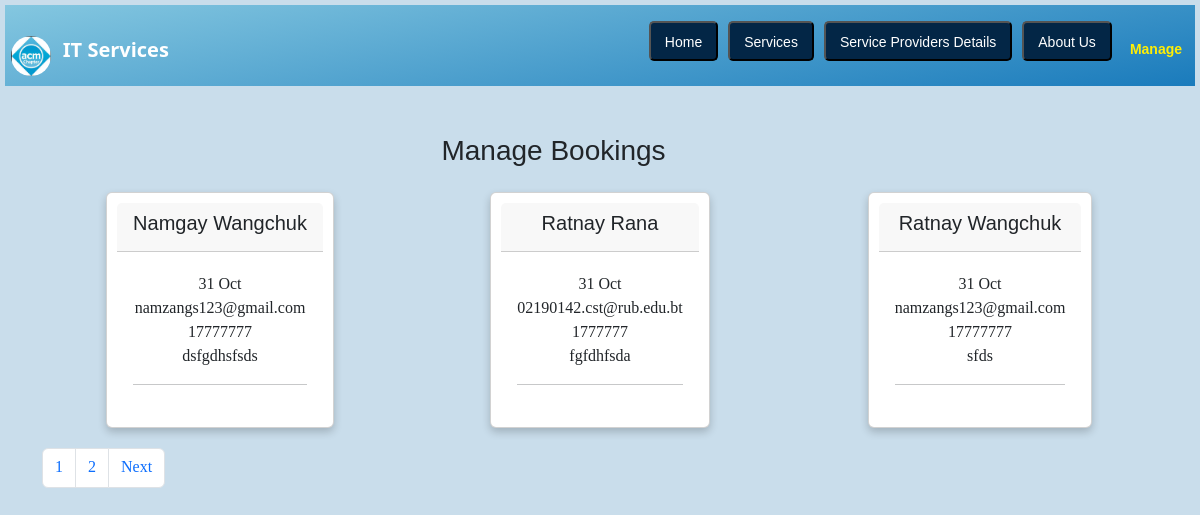
The app's page /manage-booking/ (signed in) with its own data.
### Rana/models.py (models this page shows, shortened)
class Booking(models.Model):
    first_name = models.CharField(max_length=50)
    last_name = models.CharField(max_length=50)
    email = models.CharField(max_length=50)
    phone = models.CharField(max_length=50)
    request = models.TextField(blank=True)
    sent_date = models.DateField(auto_now_add=True)
    accepted = models.BooleanField(default=False)
    accepted_date = models.DateField(auto_now_add=False, null=True, blank=True)
    class Meta:
        ordering = ['-sent_date']

### Rana/views.py (the view, shortened to what this page needs)
# urls.py: path('manage-booking/', ManageAppointmentTemplateView.as_view(), name='manage'),
class ManageAppointmentTemplateView(ListView):
    template_name = "manage-appointments.html"
    model = Booking
    context_object_name = "appointments"
    login_required = True
    paginate_by = 3
    def get_context_data(self, *args, **kwargs):
        context = super().get_context_data(*args, **kwargs)
        appointments = Booking.objects.all()
        context.update({
            "title": "Manage Bookings"
        })
        return context

### templates/manage-appointments.html (shortened to what this page needs)
{% extends 'header.html' %}
{% block content %}
<div class="container mt-5">
    <div class="col-11 text-center mt-4 mb-4">
        <h3>
            Manage Bookings
        </h3>
    </div>
    <div class="row">
        {% for app in appointments %}
        <div class="col-lg-4">
            <div class="card card-margin" style="margin-bottom: 20px;">
                <div class="card-header no-border" style="margin-bottom: 20px;">
                    <h5 class="card-title">{{app.first_name}} {{app.last_name}}</h5>
                </div>
                <div class="card-body pt-0">
                    <div class="widget-49">
                        <div class="widget-49-title-wrapper">
                            <div class="widget-49-date-primary">
                                <span class="widget-49-date-day">{{app.sent_date|date:"d"}}</span>
                                <span class="widget-49-date-month">{{app.sent_date|date:"M"}}</span>
                            </div>
                            <div class="widget-49-meeting-info">
                                <span class="widget-49-pro-title">{{app.email}}</span>
                                <br>
                                <span class="widget-49-meeting-time">{{app.phone}}</span>
                            </div>
                        </div>
                        <div class="widget-49-meeting-points">
                            <span>{{app.request}}</span>
                        </div>
                        <hr class="w-100">
                    </div>
                </div>
            </div>
        </div>
        {% endfor %}
    </div>
    {% if is_paginated %}
    <div class="wrapper">
        <nav aria-label="Page navigation example">
            <ul class="pagination">
                {% for number in page_obj.paginator.page_range %}
                <li class="page-item"><a class="page-link" href="?page={{number}}">{{number}}</a></li>
                {% endfor %}
                {% if page_obj.has_next %}
                <li class="page-item"><a class="page-link" href="?page={{page_obj.prebious_page_number}}">Next</a></li>
                {% endif %}
            </ul>
        </nav>
    </div>
    {% endif %}
    {% endblock content %}

### static/css/index.css (style rules this page uses)
body { font-family: "Montserrat"; text-align: center; background-color: #c9ddeb; padding: 5px; }
.card { box-shadow: 0 4px 8px 0 rgba(0, 0, 0, 0.2); max-width: 300px; margin: 0px 5px 0px 5px; padding: 10px; text-align: center; font: bolder black; display:inline-block; }
h1, h2, h3, h4, h5, h6 { font-family:'Trebuchet MS', 'Lucida Sans Unicode', 'Lucida Grande', 'Lucida Sans', Arial, sans-serif; line-height: 1.2; }

### templates/header.html (style rules this page uses)
.navbar, ul { display: flex; text-decoration: none; list-style: none; }
ul li a { text-decoration: none; justify-content: end; height: 40px; }

### records on screen
Booking: first_name "Namgay", last_name "Wangchuk", sent_date "31", sent_date "Oct", email "namzangs123@gmail.com", phone "17777777", request "dsfgdhsfsds"
Booking: first_name "Ratnay", last_name "Rana", sent_date "31", sent_date "Oct", email "02190142.cst@rub.edu.bt", phone "1777777", request "fgfdhfsda"
Booking: first_name "Ratnay", last_name "Wangchuk", sent_date "31", sent_date "Oct", email "namzangs123@gmail.com", phone "17777777", request "sfds"

### other values on screen
{{ number }} "1" "2"
